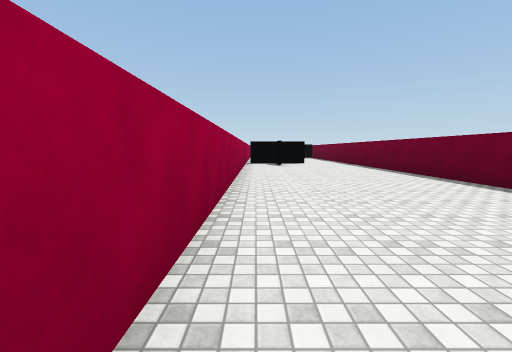
view 1 (above)

14 first-person views from a walk through a 3-D level made in the Unity game engine. The camera is 1.4 m above the floor, tilts 6° down and sees 90° across. The floor is counted in squares, 2 m on a side. Each view is taken from the middle of a square. On the plan, view 1 faces up. The plan holds only what a view shows up to about 9 squares ahead; the rest is blank. The place goes on beyond the plan. The player character is not drawn. Surface patterns are stand-ins for the level's own textures.

view 2
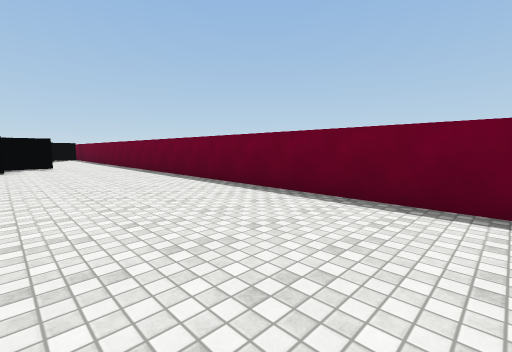

view 3
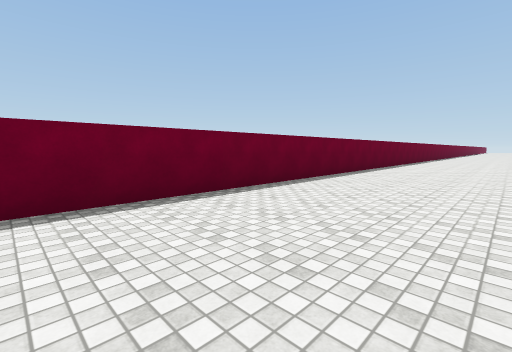

view 4
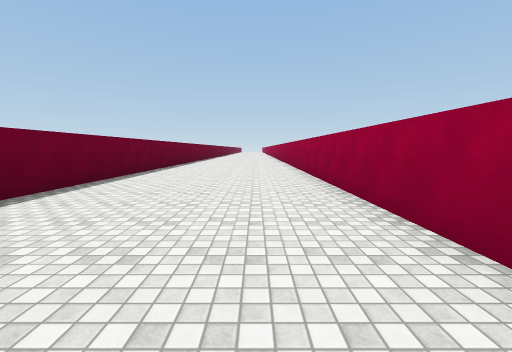

view 5
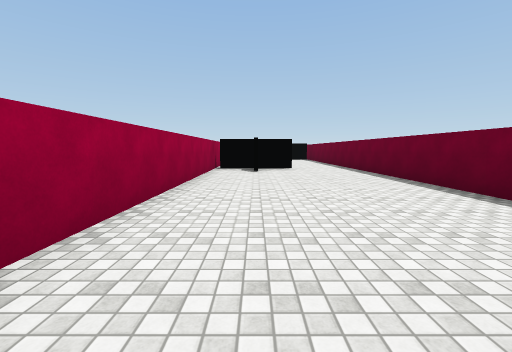

view 6
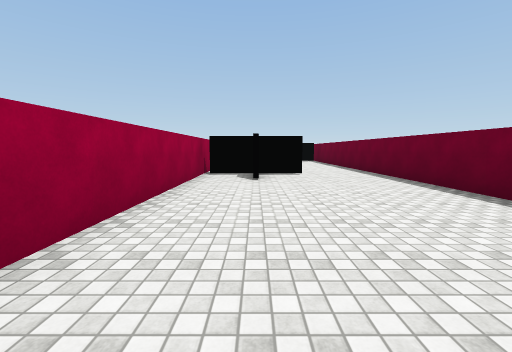

view 7
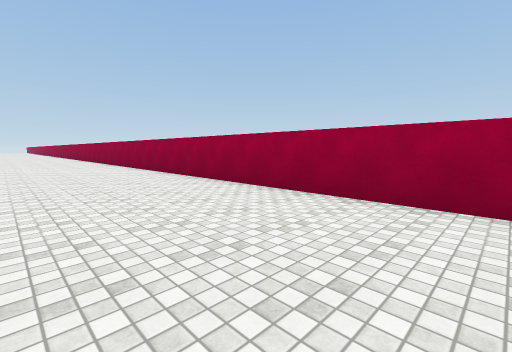

view 8
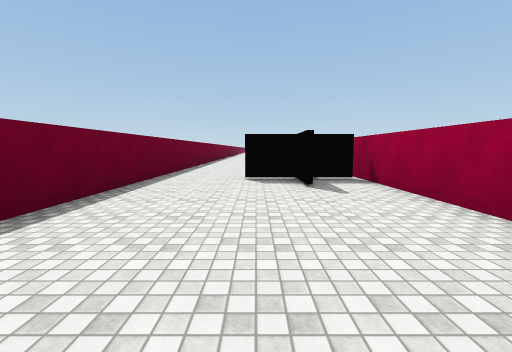

view 9
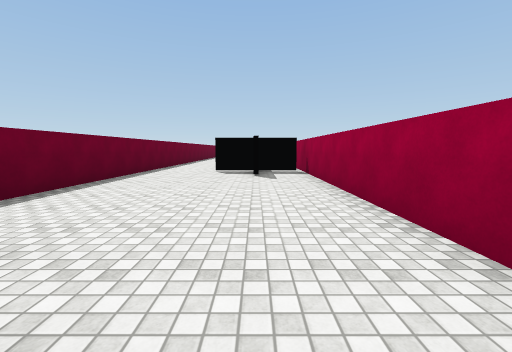

view 10
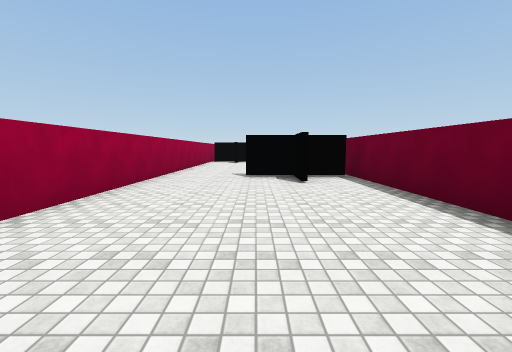

view 11
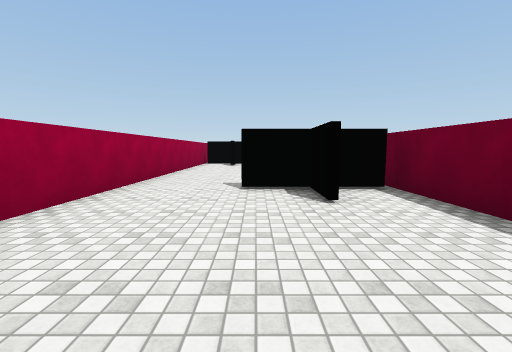

view 12
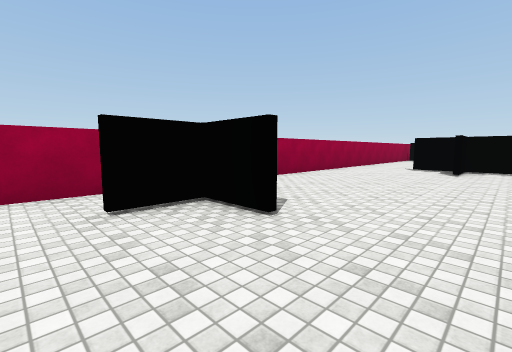

view 13
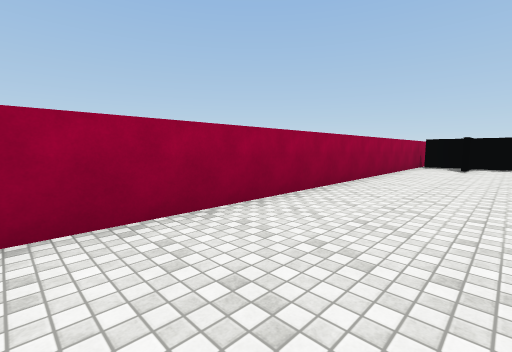

view 14
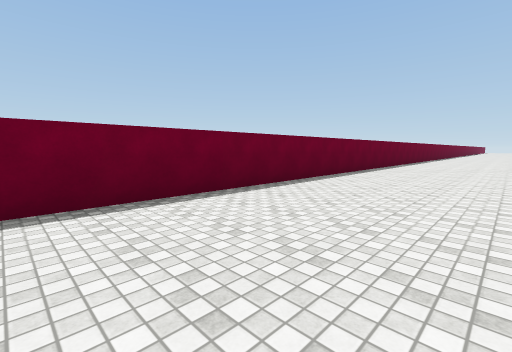

### Floor plan
Points are (right, up) in squares from view 1. A wall is a line through its corners. A room is listed if a view was taken in it or the views show most of it. See-through windows are left out.
Room 1 (views 1, 2, 3, 4, 5, 6, 7, 12, 13, 14)
walls: (4.5, -7.5) (4.5, 10.5); (-0.5, 12) (-0.5, -7.5)
ways out: opening at (3, 10.7) to room 2
Room 2 (views 8, 9, 10, 11)
walls: (-0.5, 20.5) (-0.5, 12); (4.5, 10.5) (4.5, 20.2)
ways out: opening at (3, 10.7) to room 1

Where each view was taken, in squares from view 1:
view 1: 0 up, 0 right, facing up
view 2: 1 up, 1 right, facing up-right
view 3: 3 up, 1 right, facing down-right
view 4: 1 up, 1 right, facing down
view 5: 3 up, 1 right, facing up
view 6: 5 up, 1 right, facing up
view 7: 0 up, 3 right, facing down-left
view 8: 18 up, 2 right, facing down
view 9: 20 up, 1 right, facing down
view 10: 13 up, 2 right, facing up
view 11: 15 up, 2 right, facing up
view 12: 10 up, 4 right, facing up-left
view 13: 1 up, 2 right, facing up-left
view 14: 0 up, 1 right, facing down-right
